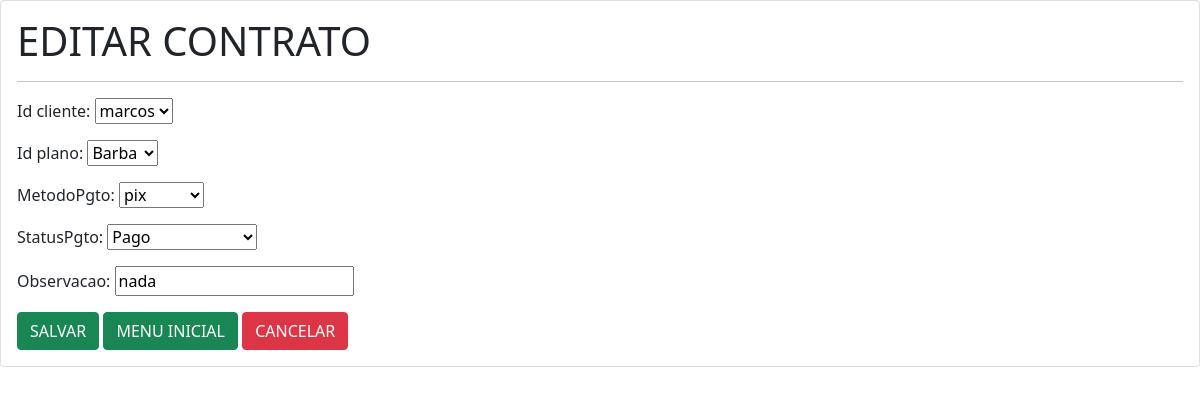
Page /contrato_edit/4 on the committed database.
### AppBarb/models.py (models this page shows, shortened)
class Contrato(models.Model):
    METODO_PG_CHOICES = (
        ('pix', 'pix'),
        ('cartao', 'cartao'),
        ('dinheiro', 'dinheiro'),
        ('fiado', 'fiado')
    )
    STATUS_PG_CHOICES = (
        ('pg', 'Pago'),
        ('faltapg', 'Falta Pagamento'),
    )
    id_cliente = models.ForeignKey(Cliente,null=True, on_delete=models.CASCADE)
    id_plano = models.ForeignKey(Plano,null=True, on_delete=models.CASCADE)
    metodoPgto = models.CharField(max_length=100, null=True , choices= METODO_PG_CHOICES)
    statusPgto = models.CharField(max_length=10, null=True, choices= STATUS_PG_CHOICES)
    observacao = models.CharField(max_length=300, null=True )

### AppBarb/views.py (the view)
# urls.py: path('contrato_edit/<int:contrato_id>', views.contrato_edit, name='contrato_edit'),
def contrato_edit(request, contrato_id):
    contrato = Contrato.objects.get(id= contrato_id)
    form = ContratoForm(request.POST or None, instance= contrato)
    if request.POST:
        if form.is_valid():
            form.save()
            return redirect('contrato')
    context = {
        'form': form,
        'contrato': contrato
    }
    return render(request, 'contrato/contrato_edit.html', context)

### AppBarb/models.py
class ContratoForm(forms.ModelForm):
    class Meta:
        model = Contrato
        fields = ('id_cliente', 'id_plano','metodoPgto','statusPgto','observacao')

### AppBarb/models.py (called while the page is built)
    def __str__(self):
        return self.plano

    def __str__(self):
        return self.nome

### AppBarb/templates/contrato/contrato_edit.html (shortened to what this page needs)
{% extends 'base.html' %}
{% block content %}
<div class="card">
    <div class="card-body">
        <h1>EDITAR CONTRATO</h1>
        <hr>
        <form action="{% url 'contrato_edit' contrato.id %}" method="post">
            {{form.as_p}}
            <button class="btn btn-success" type="submit">SALVAR</button>
            <a href="{% url 'home' %}" class="btn btn-success">MENU INICIAL</a>
            <a href="{% url 'contrato' %}" class="btn btn-danger">CANCELAR</a>
        </form>
    </div>
</div>
{% endblock %}

### rows in the picture
Contrato: id_cliente "marcos", id_plano "Barba", metodoPgto "pix", statusPgto "Pago", observacao "nada"
